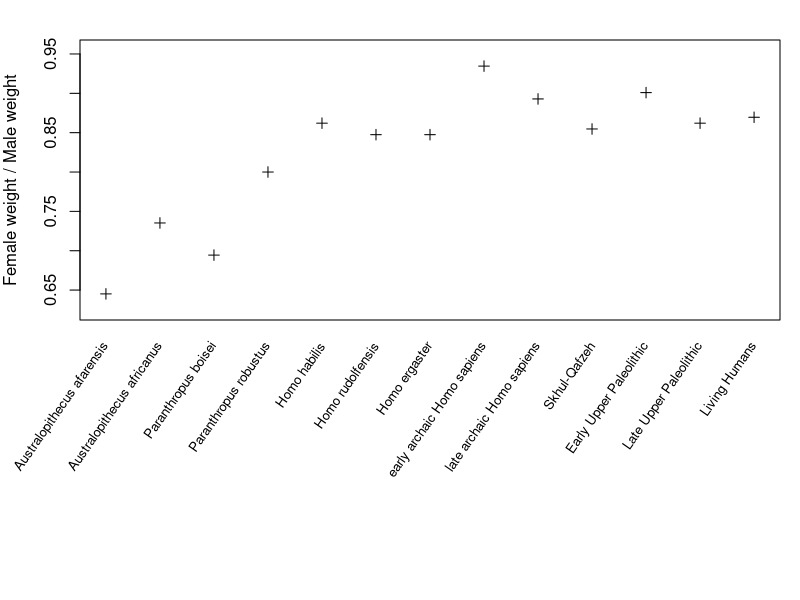

This chart was generated by the following R code:
# Increase bottom margin BEFORE plotting
par(mar = c(14, 4, 2, 1))

species <- c(
  "Australopithecus afarensis",
  "Australopithecus africanus",
  "Paranthropus boisei",
  "Paranthropus robustus",
  "Homo habilis",
  "Homo rudolfensis",
  "Homo ergaster",
  "early archaic Homo sapiens",
  "late archaic Homo sapiens",
  "Skhul-Qafzeh",
  "Early Upper Paleolithic",
  "Late Upper Paleolithic",
  "Living Humans"
)

# Original M/F values
mf <- c(
  1.55, 1.36, 1.44, 1.25, 1.16,
  1.18, 1.18, 1.07, 1.12, 1.17,
  1.11, 1.16, 1.15
)

# Convert to F/M
fm <- 1 / mf

plot(
  seq_along(species),
  fm,
  pch = 3,
  xaxt = "n",
  xlab = "",
  ylab = "Female weight / Male weight",
  ylim = c(min(fm) - 0.02, max(fm) + 0.02)
)

# Add rotated labels
text(
  x = seq_along(species),
  y = par("usr")[3] - 0.03,
  labels = species,
  srt = 55,
  adj = 1,
  xpd = TRUE,
  cex = 0.8
)
